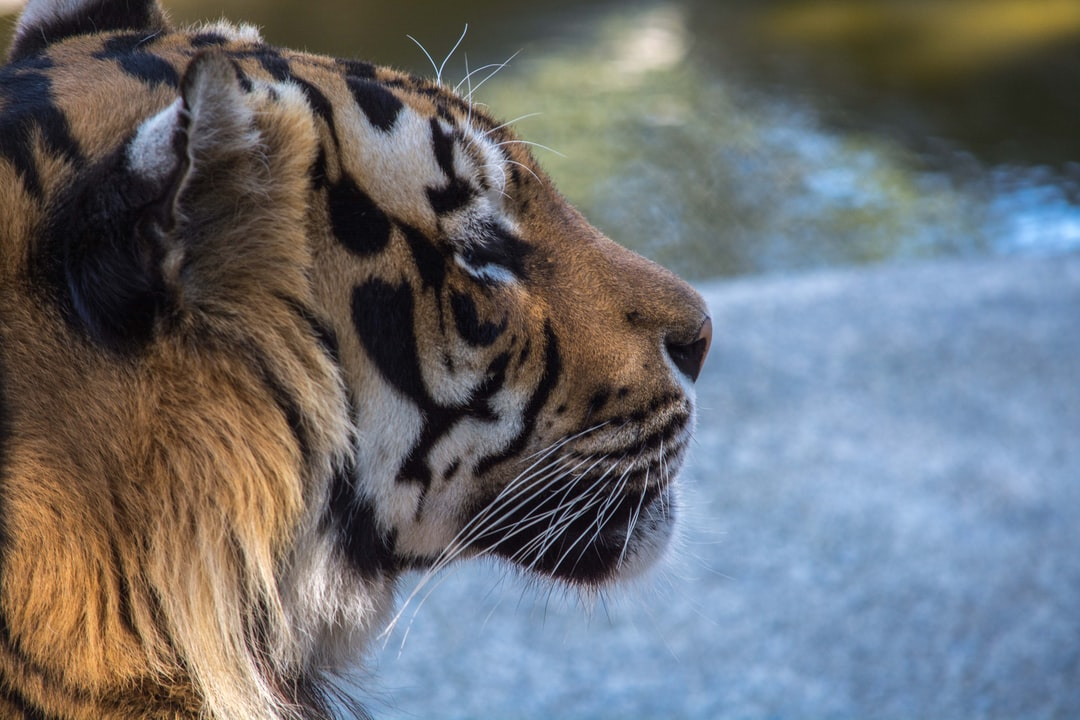
//> input picture images/ImagemOriginal.jpg, 1080 x 720 px
$ ./questao30   (built with g++ and OpenCV 4)
//> lines starting //> are read from the running program, lines starting //| are printed output that depends on the picture; after the words box and inside, x2 and y2 are one past the last pixel; in counts of white or black regions, pixels touching at a corner belong together
#include <iostream>
#include <opencv2/highgui.hpp>
#include <opencv2/imgproc.hpp>
#include <opencv2/highgui/highgui_c.h>
#include <stdio.h>

using namespace std;
using namespace cv;

Mat imagem;
Mat gray;
int thresh = 100;
int max_thresh = 255;
RNG rng(12345);
int cont = 0;


int main()
{
	imagem = imread("C:/Users/User/Desktop/GIT/LapiscoComputerVisionRepo/images/ImagemOriginal.jpg", 1);
//> imagem is the input picture: 720 rows x 1080 cols, CV_8UC3; mean B, G, R 113.4, 109.7, 107.7

	cvtColor(imagem, gray, COLOR_BGR2GRAY);
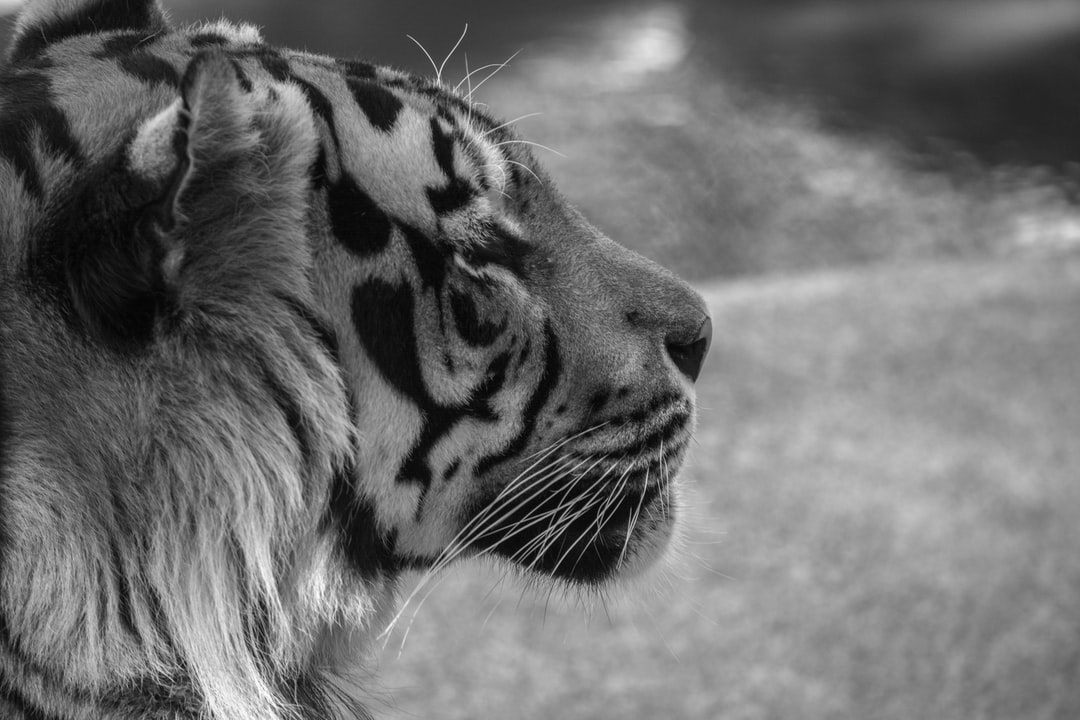
//> gray: 720 rows x 1080 cols, CV_8UC1; min 1, max 254, mean 109.5

	blur(gray, gray, Size(3, 3));

	imshow("IMAGEM ORIGINAL", imagem);

	Mat canny_output;
	vector<vector<Point> > contours;
	vector<Vec4i> hierarchy;

	Canny(gray, canny_output, thresh, thresh * 2, 3);
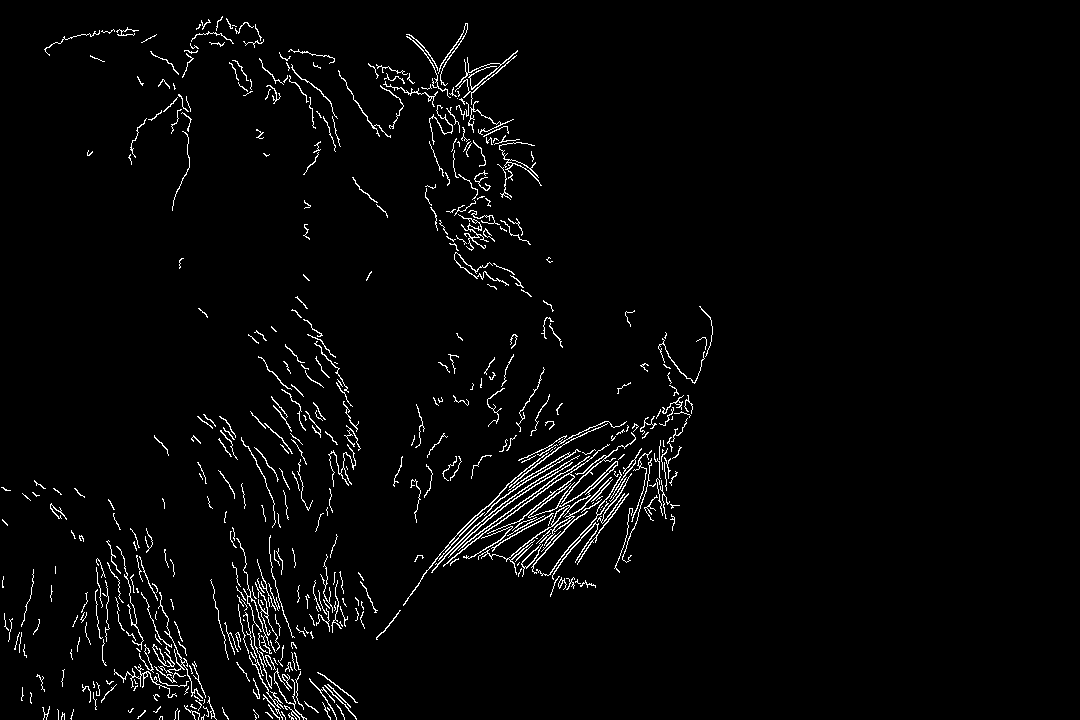
//> canny_output: 720 rows x 1080 cols, CV_8UC1; 2.7% white in thin lines or dots, all inside (x1, y1, x2, y2) = (1, 16, 713, 720)

	findContours(canny_output, contours, hierarchy, CV_RETR_TREE, CV_CHAIN_APPROX_SIMPLE, Point(0, 0));
//> contours = 515 contours, 453 with area under 20; largest, box (x1, y1, x2, y2) and area: (478, 461, 618, 575) 290, (443, 444, 610, 567) 151, (536, 477, 612, 546) 129, (403, 452, 549, 606) 108, (431, 455, 580, 573) 103
	/*     ANALISAR
		1- Imagem que saiu do canny
		2- Detectas os contornos (vao ser tratados como um vetor de pontos)
		3- Disposicao dos contornos
		4- Modo
		5- Metodo  */

	Mat drawing = Mat::zeros(canny_output.size(), CV_8UC3);
	for (int i = 0; i < contours.size(); i++)
	{
		{
			cont++; //Contar a quantidade de contornos
			Scalar color = Scalar(rng.uniform(0, 255), rng.uniform(0, 255), rng.uniform(0, 255));  //A cor dos contornos
			drawContours(drawing, contours, i, color, 2, 8, hierarchy, 0, Point()); //Funcao pra desenhar contornos
		}
	}
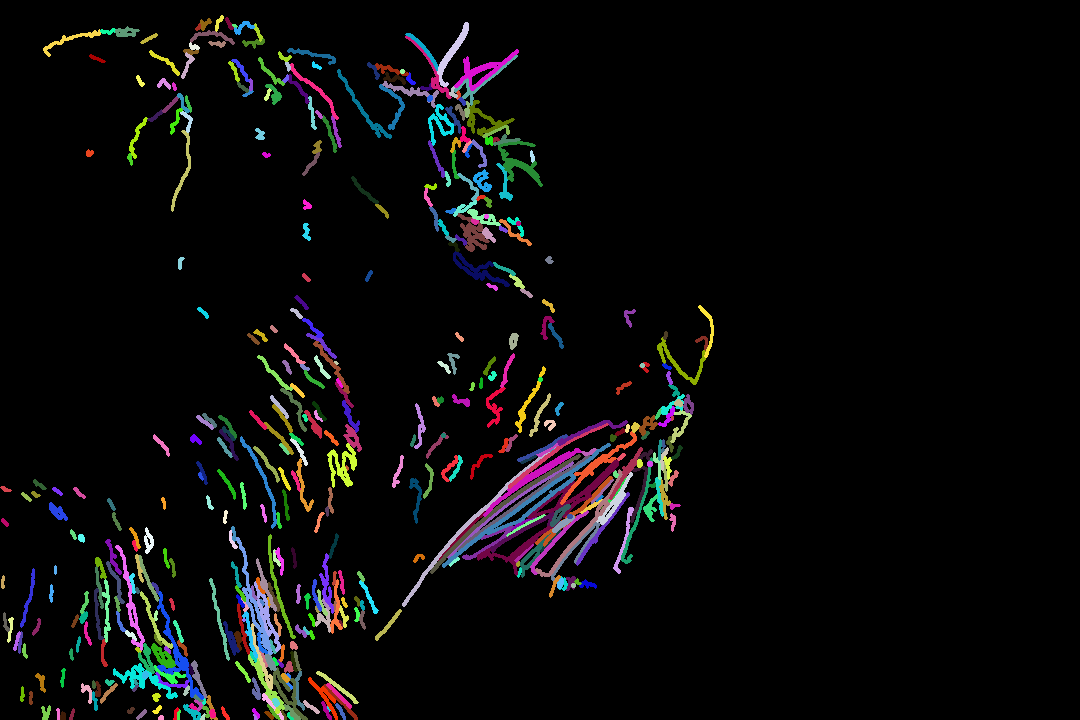
//> drawing: 720 rows x 1080 cols, CV_8UC3; mean B, G, R 10.4, 10, 10.4
//> after the loop, cont = 515

	printf("A quantidade de contornos eh %d\n", cont);
//| A quantidade de contornos eh 515

	imshow("Contours", drawing);
	imwrite("C:/Users/User/Desktop/GIT/LapiscoComputerVisionRepo/images/Results/questao30.jpg", drawing);

	waitKey(0);
	return(0);
}
